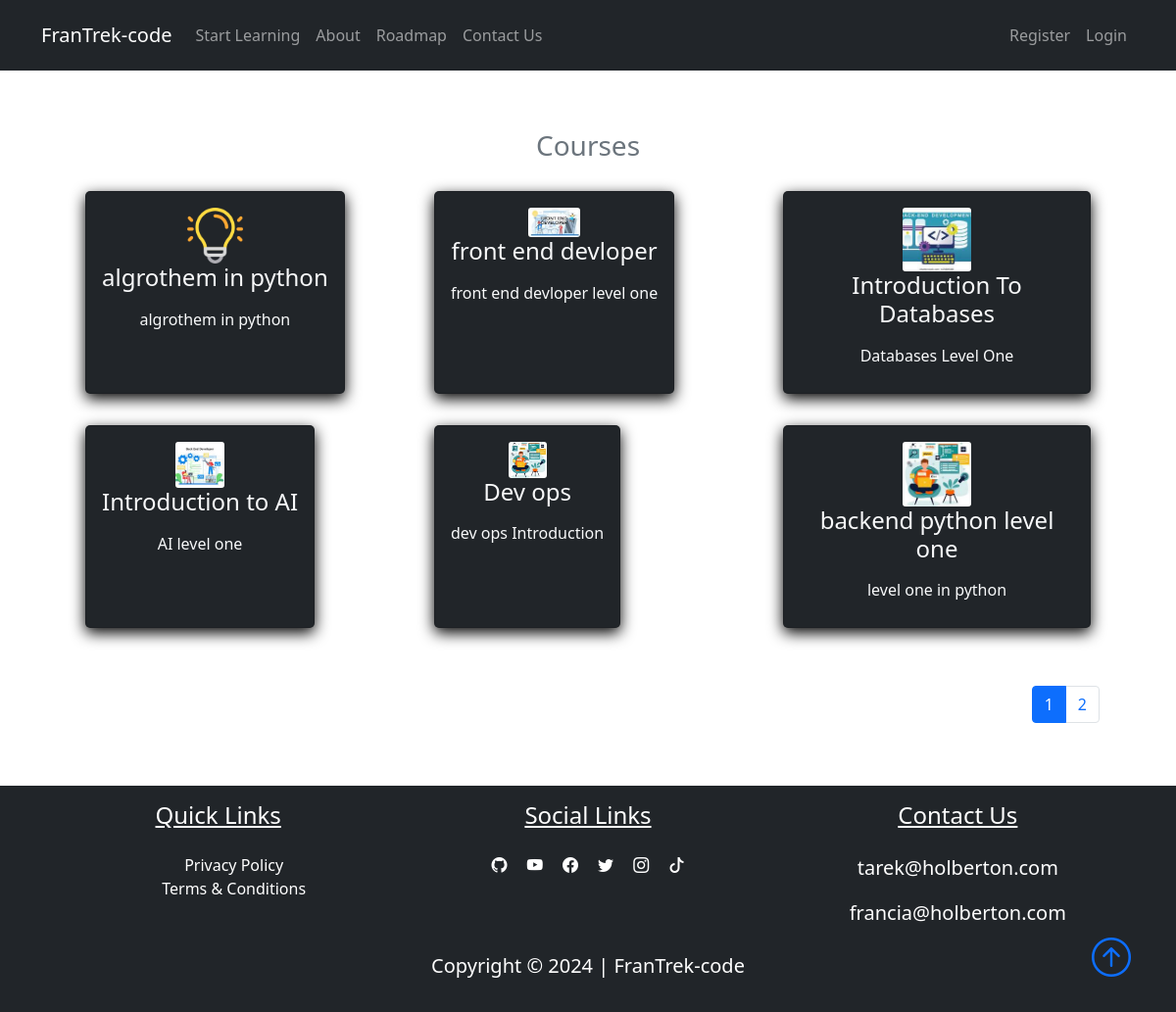
Screenshot of /courses with the database file from the repository.
### FranTrek/models.py (models this page shows, shortened)
class Course(db.Model):
    id = db.Column(db.Integer, primary_key=True)
    title = db.Column(db.String(50), unique=True, nullable=False)
    description = db.Column(db.String(150), nullable=False)
    icon = db.Column(db.String(20), nullable=False, default="default_icon.jpg")
    lessons = db.relationship("Lesson", backref="course_name", lazy=True)

### FranTrek/courses/routes.py (the view)
@courses_bp.route("/courses")
def courses():
    page = request.args.get("page", 1, type=int)
    courses = Course.query.paginate(page=page, per_page=6)
    return render_template("courses.html", title="Courses", courses=courses)

### FranTrek/templates/courses.html
{% extends "layout.html"%}
{% block content %}
<section class="bg-ligh">
    <div class="container p-5">
        <h3 class="text-center text-secondary" id='learn'>Courses</h3>
        <div class="row">
            {% for course in courses.items %}
            <div class="col-sm-12 col-md-6 col-lg-4 p-3 d-flex align-items-stretch">
                <a href="{{url_for('courses.course', course_title=course.title)}}" class="text-decoration-none">
                    <div class="card bg-dark text-light h-100">
                        <div class="card-body text-center">
                            <img src="{{url_for('static', filename='course_icons/'+course.icon)}}" alt=""
                                class="card-img w-25">
                            <h4 class="card-title mb-3">
                                {{course.title}}
                            </h4>
                            <p class="card-text">{{course.description}}</p>
                        </div>
                    </div>
                </a>
            </div>
            {% endfor %}
            <nav class="mt-5" aria-label="...">
                <ul class="pagination" style="display: flex; justify-content: flex-end">
                    {% for page_num in courses.iter_pages(left_edge=1, right_edge=1, left_current=1, right_current=2) %}
                    {% if page_num %}
                    {% if courses.page == page_num %}
                    <li class="page-item active">
                        <a href="{{url_for('courses.courses', page=page_num)}}" class="page-link">{{page_num}}</a>
                    </li>
                    {%else%}
                    <li class="page-item">
                        <a href="{{url_for('courses.courses', page=page_num)}}" class="page-link">{{page_num}}</a>
                    </li>
                    {%endif%}
                    {% else %}
                    ...
                    {% endif %}
                    {% endfor %}
                </ul>
            </nav>
        </div>
    </div>
</section>
{% endblock content %}

### FranTrek/static/main.css (style rules this page uses)
body::before { display: block; content: ''; height: 60px; }
.card { transition: 0.7s ease; box-shadow: 0 5px 15px rgba(1 1 1/ 15); border-radius: 5px; margin: 5px; }

### rows the page displays
Course: icon (picture), title "algrothem in python", description "algrothem in python"
Course: icon (picture), title "front end devloper", description "front end devloper level one"
Course: icon (picture), title "Introduction To Databases", description "Databases Level One"
Course: icon (picture), title "Introduction to AI", description "AI level one"
Course: icon (picture), title "Dev ops", description "dev ops Introduction"
Course: icon (picture), title "backend python level one", description "level one in python"

### other values shown
{{ page_num }} "1"
{{ page_num }} "2"
